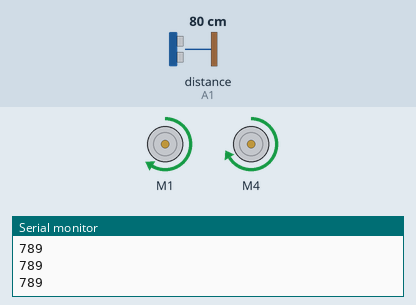
Recording of a sketch running on a simulated Arduino Uno, built with avr-gcc and run on an emulated ATmega328P. Parts: 2 × DC motor (green arrow = forward, orange = backward, longer = faster), the last lines printed to the serial monitor. Wiring (inferred from the names in the program): ultrasonic range finder: trigger A0; echo A1. The inputs (shaded band) are chosen by the test bench; at power-on: distance to the obstacle (sensor on A1) 80 cm. The echo pulse lasts 58.3 µs per cm; random numbers use the default seed unless the sketch sets one.

Above: at 1.2 s.
1.3 s: distance to the obstacle (sensor on A1) set to 33 cm
2.8 s: distance to the obstacle (sensor on A1) set to 27 cm
At 3.5 s:
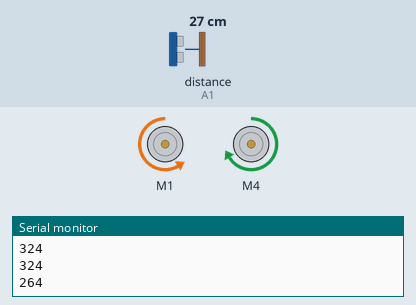
4.3 s: distance to the obstacle (sensor on A1) set to 18 cm
5.8 s: distance to the obstacle (sensor on A1) set to 14 cm
At 6.5 s:
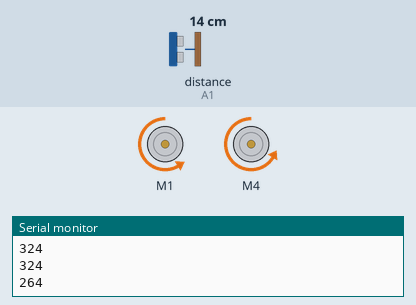
At 7.78 s:
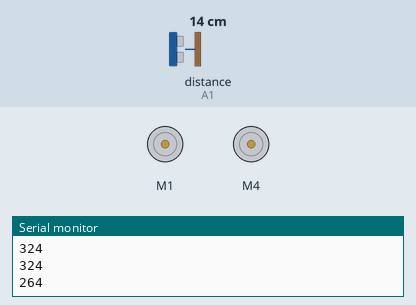
Timing chart, 0 to 9.8 s (numbered marks = the images above; inputs shaded):
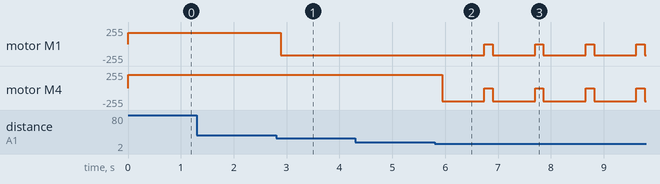

The sketch:

Obstacle_30602.ino
```cpp
#include <SoftwareSerial.h>
#include <AFMotor.h>
AF_DCMotor motor_L(1);
AF_DCMotor motor_R(4);

#define Lspeed 170
#define Rspeed 200

#define TrigPin A0
#define EchoPin A1
long duration, distance;

void Obstacle_Check();
void Distance_Measurement();
void Forward();
void Backward();
void Right();
void Left();
void Stop();

void setup() {
  Serial.begin(9600);
  Serial.println("Eduino Smart Car Start!");

  pinMode(EchoPin, INPUT);
  pinMode(TrigPin, OUTPUT);

  motor_L.setSpeed(Lspeed);
  motor_L.run(RELEASE);
  motor_R.setSpeed(Rspeed);
  motor_R.run(RELEASE);
}

void loop() {
  Forward();
  delay(50);
  Obstacle_Check();
}

void Obstacle_Check() {
  int val = random(2);
  Distance_Measurement();
  delay(50);
  Serial.println(distance);
  while(distance < 300) {
    if(distance < 150) {
      Backward();
      delay(800);
      Stop();
      delay(50);
      Distance_Measurement();
      delay(100);
    }
    else {
      if(!val) {
        Right();
        delay(400);
      }
      else {
        Left();
        delay(400);
      }
      Distance_Measurement();
      delay(100);
    }
  }
}
void Distance_Measurement() {
  digitalWrite(TrigPin, LOW);
  delay(2);
  digitalWrite(TrigPin, HIGH);
  delayMicroseconds(10);
  digitalWrite(TrigPin, LOW);
  duration = pulseIn(EchoPin, HIGH);
  distance = ((float)(340*duration)/1000)/2;
  delay(5);
}

void Forward() {
  motor_L.setSpeed(Lspeed);
  motor_R.setSpeed(Rspeed);
  motor_L.run(FORWARD);
  motor_R.run(FORWARD);
}

void Backward() {
  motor_L.setSpeed(Lspeed);
  motor_R.setSpeed(Rspeed);
  motor_L.run(BACKWARD);
  motor_R.run(BACKWARD);
}

void Right() {
  motor_L.setSpeed(Lspeed);
  motor_R.setSpeed(Rspeed);
  motor_L.run(FORWARD);
  motor_R.run(BACKWARD);
}

void Left() {
  motor_L.setSpeed(Lspeed);
  motor_R.setSpeed(Rspeed);
  motor_L.run(BACKWARD);
  motor_R.run(FORWARD);
}

void Stop() {
  motor_L.run(RELEASE);
  motor_R.run(RELEASE);
  motor_L.setSpeed(0);
  motor_R.setSpeed(0);
}
```

Measured:
- the behaviour switches between 31 and 30 cm on distance to the obstacle (sensor on A1) (found by bisection; images 0 and 1)
- the behaviour switches between 16 and 15 cm on distance to the obstacle (sensor on A1) (found by bisection; images 1 and 2)
- after the input at 2.8 s, motor M1: forward 170/255 → backward 170/255 after 0.09 s
- after the input at 4.3 s, every drawn part: stays the same
- after the input at 5.8 s, motor M1: alternates backward 170/255 for 0.80 s and stopped for 0.16 s, starting after 0.94 s; motor M4: alternates backward 200/255 for 0.80 s and stopped for 0.16 s, starting after 0.14 s
